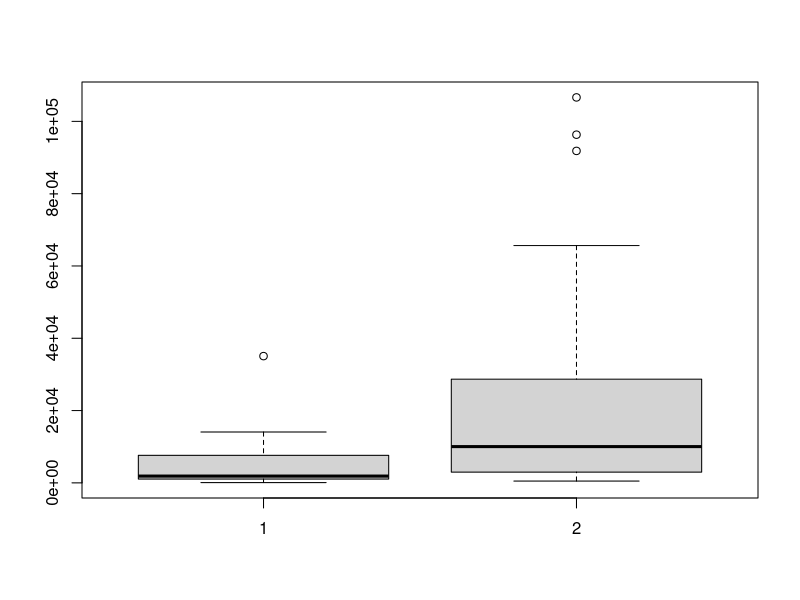
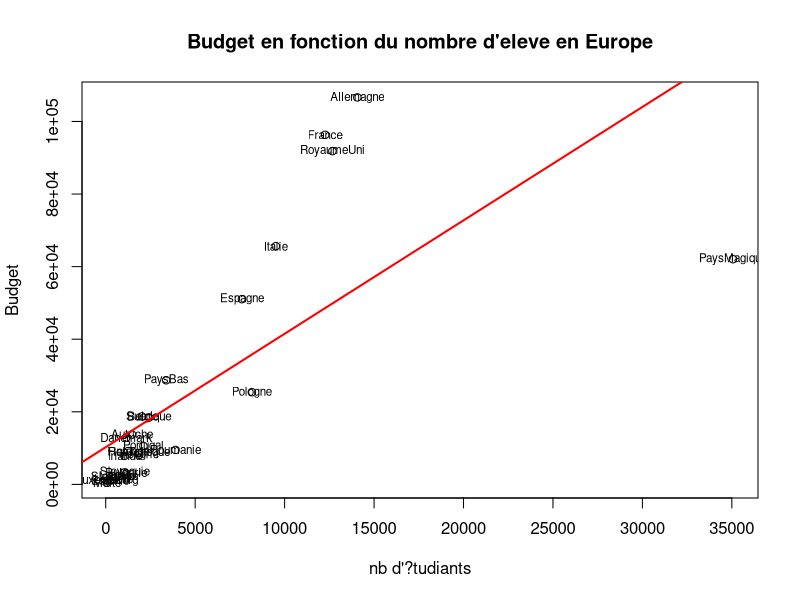
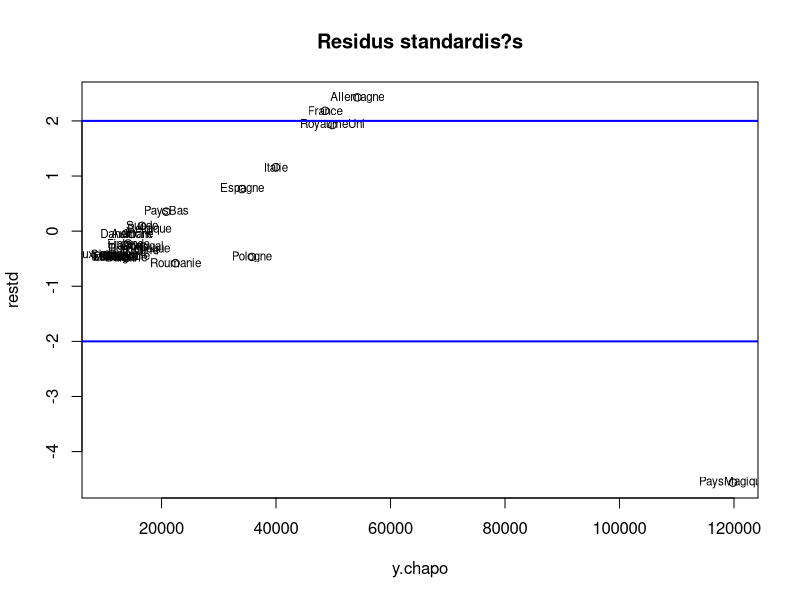
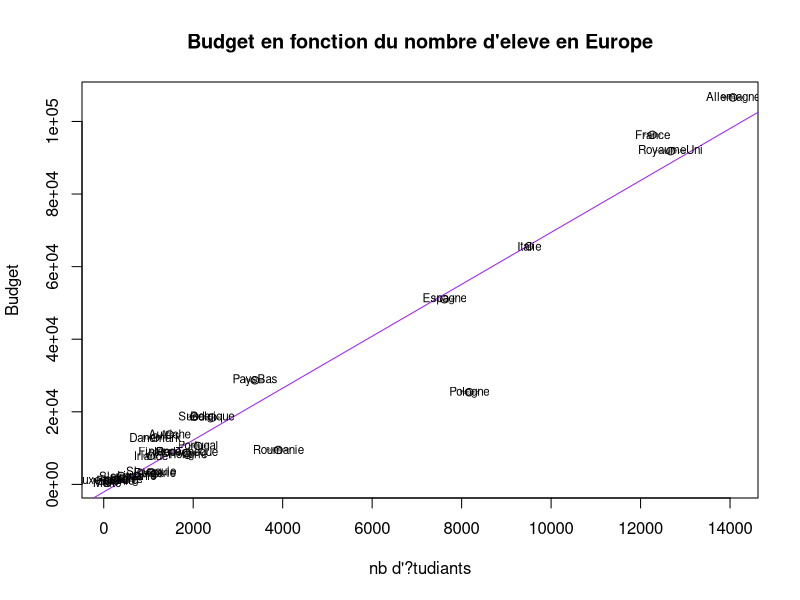
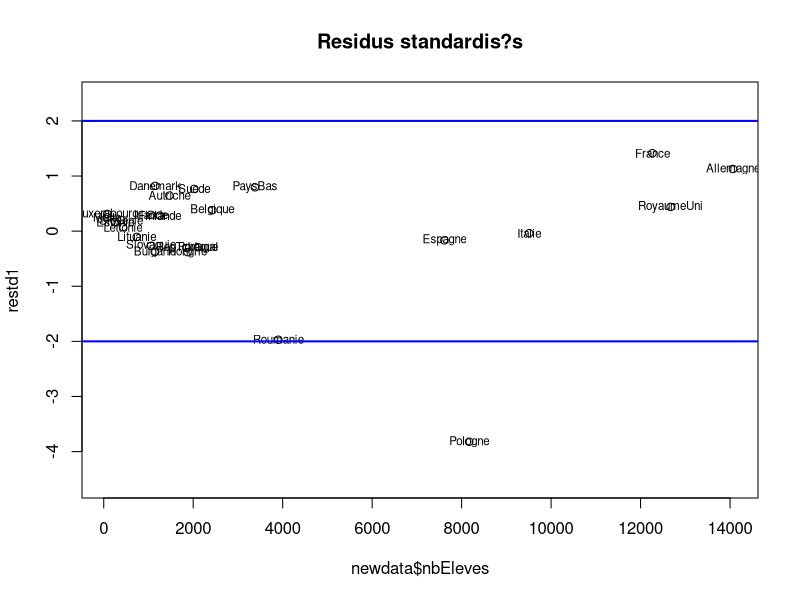
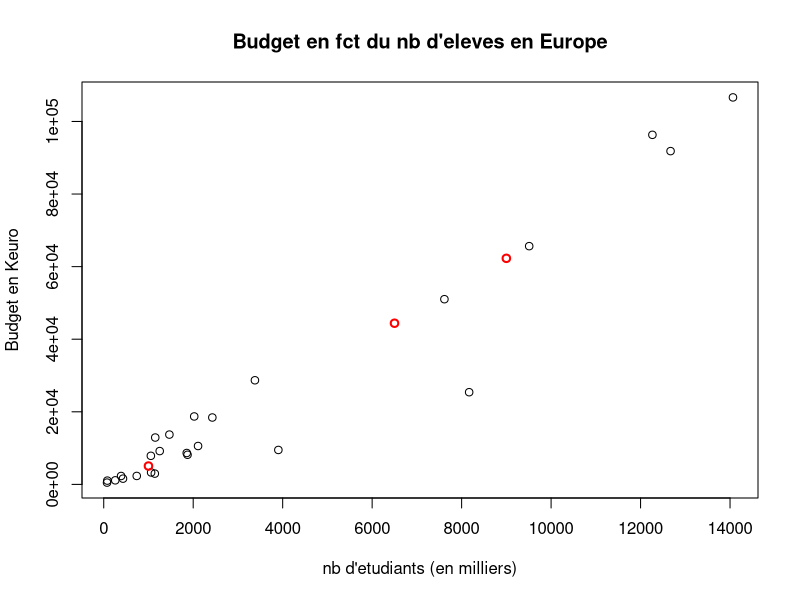

Here is the R script that generated these plots, in order:


####### TP2 : Analyses Bivari?es : Croisement Qunatitatif-Quantitatif ####################################


### Exercice 3 ###

Dataset=read.table("DepensesEduData.csv",header=T, row.names=1,sep=';',dec=',') # Attention : le virgule
#de decimale est , et pas le '.' donc il faut mettre dec=',' et pas '.'  sinon, il va me considere les deux variables
#comme qualitatives et du coup on peut pas faire des resum?s num?riques ni etude quanti*quanti

summary(Dataset)  # Donne resum? num?rique de chacune de deux variables.
boxplot(Dataset$nbEleves,Dataset$Depenses) # Ici on peut remarquer qu'il y a des valeurs aberantes pour les deux variables

########################################################################

# Q1- Tracer le nuage de points

plot(Dataset$nbEleves,Dataset$Depenses, main="Budget en fonction du nombre d'eleve en Europe",xlab="nb d'?tudiants",ylab='Budget')

text(Dataset$nbEleves,Dataset$Depenses,row.names(Dataset),cex=0.7)  # Donne les noms des indivuds sur la graphe
#cex taille de la police
# Tout de suite on peut remarquer en regardant le nuage des points qu'il y a un pays qui est tres loi des autres (pays magique)


########################################################################

# Q2- Coefficient de correlation entre les variables

cor(Dataset) # Ici correlation r=0.72369, les deux variables sont li?es de sens positif; c-?-dire plus le nombre des ?leves 
#augmente plus la d?pense augmente.


#ou aussi 
cor(Dataset$nbEleves,Dataset$Depenses)

# Les valeurs dans le diagonale donne correlation entre les variables,les autres valeur sont 1, c'est normal
# car c'est la correlation entre la variable et lui m?me

########################################################################

# Q3- deteminer une Droite de regression alors il faut construire un mod?le lin?aire definit en R par lm (linear model)

modele <-lm(Depenses ~ nbEleves,data=Dataset ) #calculer le modele de regression dont je l'ai donn? le nom modele

modele  # a=3.125 et b=intercept=10253.188 donc le modele de regresion est 
#depenses=3.125*Nbeleves+10253.188

summary(modele) # R?sume toutes las caracteristiques du mod?le

# le Multiple R-squared designe la coefficient de determination, ici 0.5237, c-a-dire le modele de regression donne ici
# explique 50% de la variabilit? de budget 


coefficient=modele$coefficients # affiche seulement les coefficients a et b du mod?le, je l'ai donn?e le nom Coefficient
# donc coefficient vecteur avec deux valeurs a=coefficient[2] et  et b=coefficient[1]


# Pour tracer la droite de r?gression sur le graphique on utilise fonction abline

abline(coefficient[1],coefficient[2],col='red',lwd=2) 

# ou abline(modele$coef[1],modele$coef[2],col='blue',lwd=2) si j'ai pas donner nom coefficients ? mes coefficients obtenu
# lwd pour l'epaisseur du droite trac? 
# coefficient[1] : c'est le premier element du vecteur coefficient

# Remarque : un bon droite de regression qui represente bien les donn?es doit ?tre passer au milieu du nuage de points
# et ca c'est pas le cas ici, car on a des observations atypiques (pays magiques)

########################################################################

# Q4- Verifier les hypotheses sur le residu : 

#Il faut que les residus standardis? soient entre -2 et 2, si non, observation aberrante
# 

y.chapo=modele$fitted # commande fitted Affiche les pr?visions calcul? par le mod?le,ou le 
#(y chapeau) predite par le modele,les depenses donn?es en tableau designe les vraies valeurs des depense

ei=modele$residuals # commande residuals Affiche les residus du modele (ei= y -y chapeau)
# ou il calcule (vrai valeur - valeur predite)
# ou ici ei=y.chapo-depenses$Depenses

restd<-rstandard(modele) # commande rstandard Donne residus standardis?s ou centr? reduit 
# pour les calculer : (residu (i) -moyenne de tous les residus)/ecart type de tous les residus

X11() # Ouvre une nouvelle fenetre graphique

plot(y.chapo,restd,ylim = range(-2,2,restd),main="Residus standardis?s") 
#on trace residu standardis? avec Y predite, on peut mettre au lieu de Y,la variable X=nbEleves 
# commande range donne le min et le max d'une serie de nombres

text(y.chapo,restd,row.names(Dataset),cex=0.7) #j'ajoute les noms des pays sur mon graphe

abline(h=-2,col="blue",lwd=2) # ajoute le ligne pour detecter les observations atypiques au dessous de -2
abline(h=2,col="blue",lwd=2) # ajoute le ligne pour detecter les observations atypiques au dessus de 2


# On remarque que pays magique tres loin des autres,detect? comme atypique on le supprime de l'etude.

#On peut detecter aussi une observation influente en calculant le levier,valeur proch de 1,alors influente 

influence(modele)$hat # fonction influence donne levier, ici pour pays magique levier =0.69 donc influente

influence(modele)$hat["France"] # pour obtenir levier de la France
influence(modele)$hat["Allemagne"]
influence(modele)$hat["PaysMagique"]


# Si on regarde levier de France et Allemagne, ils sont loins de 1.. pour cela on a pas supprim? malgr?
#qu'ils sont au dehors de deux lignes trac?s?? mais levier loin de 1,alors observations non atypiq 

########################################################################

# Q5- Pays magique observation atypique, alors il faut le supprimer et creer un nouveau modele

# Alors je cr?e un nouveau jeu de donn?es avec les 25 premiers observations, car pays magique designe observation 26,on le supprime
newdata=  Dataset[c(1:25),]  #j'ai choisi de ligne 1 ? ligne 25.


#ou aussi supprimer directement le dernier ligne (ligne 26)
newdata=Dataset[-c(26),]


#on a un nouveau jeu de donn?es avec 25 observations et qui s'appelle (tab1)

#On refait le m?me chose, trace nuage de points et creer modele de regression avec le nouveau jeu de donn?es depenses1

# Nuage de point

plot(newdata$nbEleves,newdata$Depenses, main="Budget en fonction du nombre d'eleve en Europe",xlab="nb d'?tudiants",ylab='Budget')
text(newdata$nbEleves,newdata$Depenses,row.names(newdata),cex=0.3) 


# Modele de regression

modele1<-lm(Depenses ~ nbEleves,data=newdata ) #calculer le modele de regression 
modele1  # a=7.1536 et b=intercept=-2093.810192 
#depenses=7.15*NbEleves-2093.81

# on trace le droite de regression sur le graphe de nuage de point
summary(modele1)
abline(modele1$coef[1],modele1$coef[2], col="purple",cex=2)
text(newdata$nbEleves,newdata$Depenses,row.names(newdata),cex=0.7) 

# On peut remrquer que le droite de regression un peu plus centr? que avant : c-a dire il est plus representatif
# tout les pays sont autour de ce droite, mais le pologne un peu plus loin

restd1<-rstandard(modele1)
plot(newdata$nbEleves,restd1,ylim = range(-2,2,restd),main="Residus standardis?s") 


text(newdata$nbEleves,restd1,row.names(newdata),cex=0.7) #j'ajoute les noms des pays sur mon graphe

abline(h=-2,col="blue",lwd=2)
abline(h=2,col="blue",lwd=2)

#Ici on peut voir que Pologne designe observation atypique, pas entre les deux lignes,pour savoir s'il
# faut le supprimer et faire un nouvea modele, on calcule le levier, s'il a une valeur proche de 1
#alors il faut le supprimer et refaire le modele

influence(modele1)$hat # Pour calculer les leviers

influence(modele1)$hat["Pologne"] # pour obtenir levier de la Pologne

# Levier pologne = 0.0855, alors loin de 1, on conserve le mod?le obtenu

########################################################################

# Q6- Poucantage de variablit? : c'est la coefficent de determination

summary(modele1) #donne tous sur le modele de regression creer et donne aussi coeffe de determination

# On obtient Multiple R-squared = 0.9333, c'estle coeff de determination, alors 93% de la variablit? du budget est
#expliqu? par le droite de regression ( c'est mieux que le modele precedent, qui a expliqu? juste 50%)


##################################################################################

# Q7- Budgets predits par le modele pour nb etudiants = 1000, 6500 et 9000

#On definit un vecteur avec les trois valeurs donn?es

newx <- data.frame(c(1000, 6500, 9000)) #On a donn? les valeurs de la variable
names(newx) = "nbEleves"  #On a nomm? cette variable

# on calucle les valeurs predites avec modele 1, car c'est le meuilleur

prev <- predict(modele1, newdata=newx) # calcule les pr?visions aux nouveaux points en utilisant le modele corrig?

prev # Affiche les trois valeurs predites respectiveement pour le 1000, 6500 et 9000

plot(newdata$nbEleves, newdata$Depenses, main = "Budget en fct du nb d'eleves en Europe",
     xlab = "nb d'etudiants (en milliers)", ylab="Budget en Keuro")

points(t(newx), prev, col='red', lwd = 2) # fonction points ajoute les 3 nouveaux valeurs sur le graphe

# t(newsx) transpos?; 

########################################################################################
########################################################################################
########################################################################################

